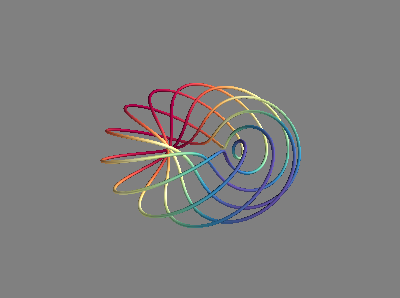
#> input picture tools/generate_occupancy_with_own_data/test_plot.png, 400 x 298 px, given as the content of the folder /mnt/data/DataSet/occ_work_dir/occ_kradar_radar_attn/viz/1, which was not available
$ jupyter execute --allow-errors to_vedio.ipynb   (shell and % lines are left out)
#> lines starting #> are read from the running program, lines starting #| are printed output that depends on the picture; pictures that were not available may be replaced by others from this repository, and a replacement may not be noted
[cell 1]
import cv2
import glob
import os
for i in ['1','15']:
    image_folder = '/mnt/data/DataSet/occ_work_dir/occ_kradar_radar_attn/viz/'+i
    video_name = '/mnt/data/DataSet/occ_work_dir/occ_kradar_radar_attn/viz/' +i+'.mp4'

    # File pattern to match the images
    file_pattern = "*.png"

    # Video output settings

    frame_size = (1080, 960)  # Assuming 1920x1080 resolution for the images
    fps = 10  # Frames per second

    # Fetching all the image files in order
    image_files = sorted(glob.glob(os.path.join(image_folder, file_pattern)))

    # Initialize video writer
    fourcc = cv2.VideoWriter_fourcc(*'mp4v')
    video = cv2.VideoWriter(video_name, fourcc, fps, frame_size)

    # Adding images to the video
    for image_file in image_files:
        img = cv2.imread(image_file)
#> img is the input picture: shape (298, 400, 3); mean B, G, R 126.8, 126.7, 128
        img_resized = cv2.resize(img, frame_size)
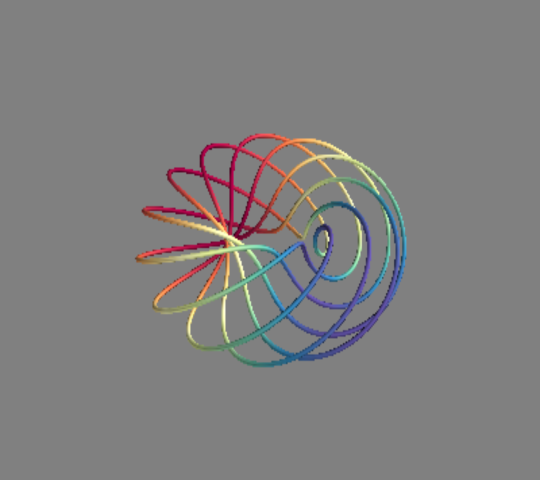
#> img_resized: shape (960, 1080, 3) (shown at 1/2 size); mean B, G, R 126.8, 126.7, 128
        video.write(img_resized)

    # Release the video writer
    video.release()

[cell 2]
import cv2
import glob
import os
for i in ['1']:
    image_folder = '/mnt/data/DataSet/K-RadarOOC/vis_cube_xyz/15'
    video_name = '/mnt/data/DataSet/K-RadarOOC/vis_cube_xyz/15.mp4'

    # File pattern to match the images
    file_pattern = "*.png"

    # Video output settings

    frame_size = (1500, 1500)  # Assuming 1920x1080 resolution for the images
    fps = 10  # Frames per second

    # Fetching all the image files in order
    image_files = sorted(glob.glob(os.path.join(image_folder, file_pattern)))

    # Initialize video writer
    fourcc = cv2.VideoWriter_fourcc(*'mp4v')
    video = cv2.VideoWriter(video_name, fourcc, fps, frame_size)

    # Adding images to the video
    for image_file in image_files:
        img = cv2.imread(image_file)
        img_resized = cv2.resize(img, frame_size)
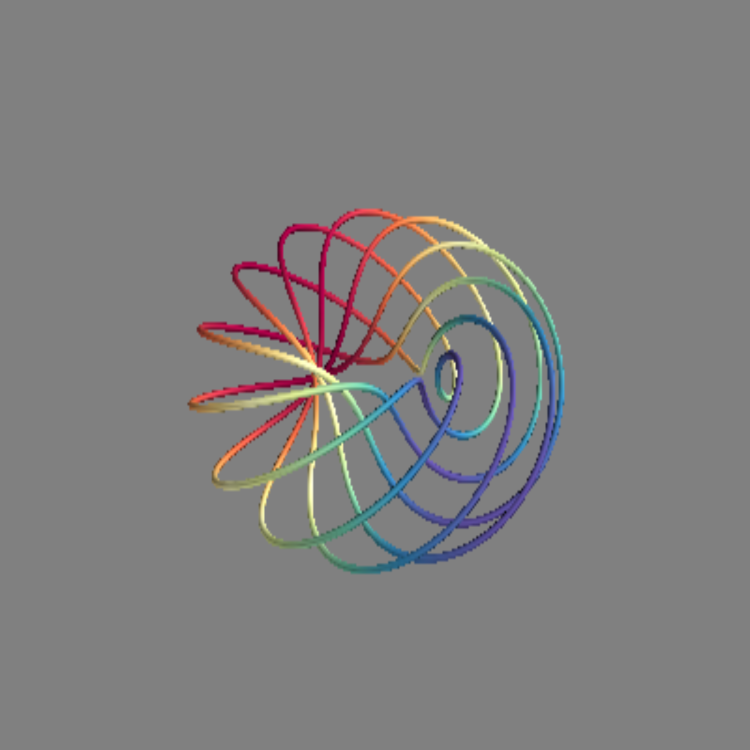
#> img_resized: shape (1500, 1500, 3) (shown at 1/2 size); mean B, G, R 126.8, 126.7, 128
        video.write(img_resized)

    # Release the video writer
    video.release()

#> (a cell that did not finish here is left out)

[cell 4]
import cv2
import glob
import os
for i in [1,15]:
    image_folder = '/mnt/data/DataSet/K-Radar/{}/radar_zyx_cube'.format(i)
    video_name = '/mnt/data/DataSet/K-Radar/{}/radar.mp4'.format(i)

    # File pattern to match the images
    file_pattern = "*.png"

    # Video output settings

    frame_size = (1920, 1080)  # Assuming 1920x1080 resolution for the images
    fps = 10  # Frames per second

    # Fetching all the image files in order
    image_files = sorted(glob.glob(os.path.join(image_folder, file_pattern)))

    # Initialize video writer
    fourcc = cv2.VideoWriter_fourcc(*'mp4v')
    video = cv2.VideoWriter(video_name, fourcc, fps, frame_size)

    # Adding images to the video
    for image_file in image_files:
        img = cv2.imread(image_file)
        img_resized = cv2.resize(img, frame_size)
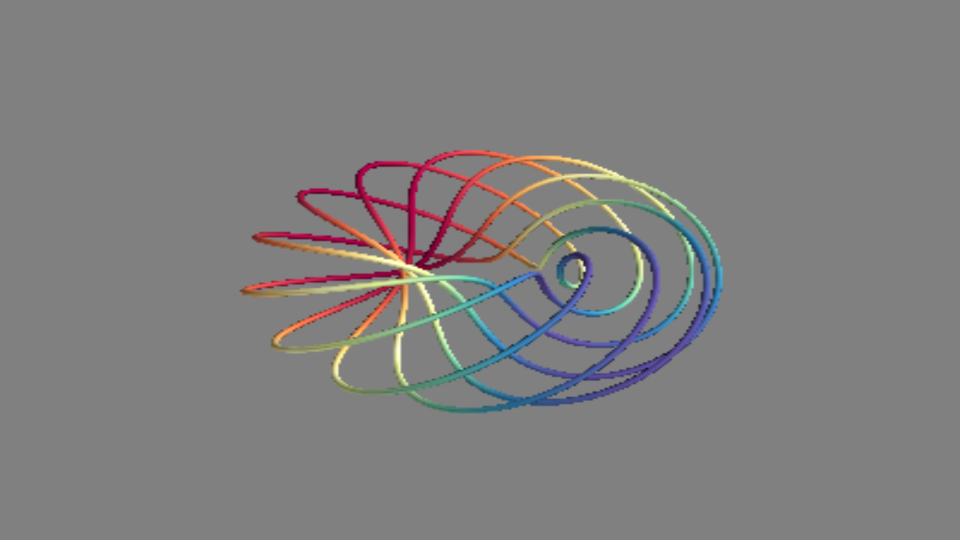
#> img_resized: shape (1080, 1920, 3) (shown at 1/2 size); mean B, G, R 126.8, 126.7, 128
        video.write(img_resized)

    # Release the video writer
    video.release()
